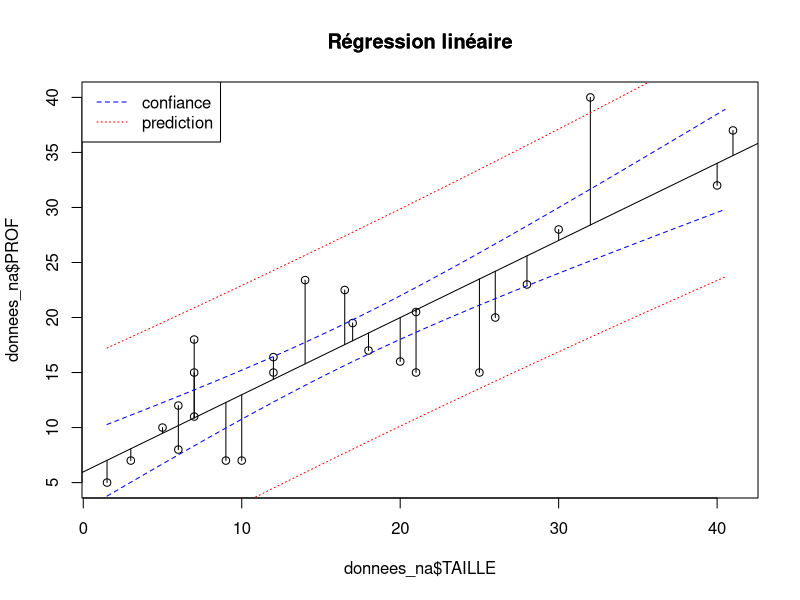

Source code (R):
## ---- chunk 1
knitr::opts_chunk$set(echo = TRUE)

knitr::opts_knit$set(root.dir = normalizePath("C:/Users/Miquel Pons/Documents/starter-blog/static/files"))

knitr::kable
table <- function(data) { knitr::kable(data) }

## ---- chunk 2
library(dplyr)
library(tidyr)

## ---- chunk 3
#on importe les données
donnees<-read.csv2('donnees.csv',header=TRUE,sep=';')

#Selectionner la variable expliquée et la (ou les) variables explicatives
names(donnees)
donnees_filt<-donnees %>%
 dplyr::select(TAILLE, PROF) 

#supprimer les lignes avec valeurs manquantes, fonction drop_na du package 'tidyr'
donnees_na <- donnees_filt %>% drop_na(TAILLE, PROF)

## ---- chunk 4
summary(donnees_na)

## ---- chunk 5
donnees_na$PROF<-as.numeric(donnees_na$PROF)
donnees_na$TAILLE<-as.numeric(donnees_na$TAILLE)

summary(donnees_na)
## ---- chunk 6
#régression linéaire avec fonction lm (?lm pour l'aide R)
mod<-lm(PROF~TAILLE, donnees_na)
#visualiser les données
plot(donnees_na$TAILLE, donnees_na$PROF)
abline(mod)
title("Régression linéaire")
summary(mod)
#visualiser la distance des points par rapport au modèle
segments(donnees_na$TAILLE,fitted(mod),donnees_na$TAILLE, donnees_na$PROF)
#frame valeurs taille
pred.frame<-data.frame(TAILLE= 1.50:41)
#predict permet des predictions d'après les résultats du modèle
pc<-predict(mod, interval="confidence", newdata=pred.frame)
pp<-predict(mod, interval="prediction", newdata=pred.frame)
#valeur des intervalles de confiance haut et bas [,2:3]. lty le type de ligne tracés
matlines(pred.frame, pc[,2:3], lty=c(2,2), col="blue")
matlines(pred.frame, pp[,2:3], lty=c(3,3), col="red")
#légende des matlines
legend("topleft",c("confiance","prediction"),lty=c(2,3), col=c("blue","red"))
title("Régression linéaire")
## ---- chunk 7
summary(mod)
## ---- chunk 8
cor(donnees_na$TAILLE, donnees_na$PROF)
